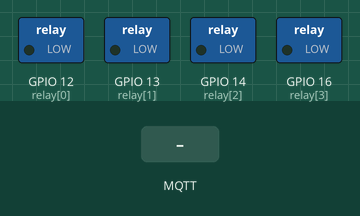
The sketch below on a simulated ESP8266 (NodeMCU). On the bench: switched loads named in the sketch (green lamp = pin HIGH). Inputs (shaded band) come from the test bench. WiFi joins after 1.5 s; servers stay silent unless stated; random numbers use the default seed unless the sketch sets one; no MQTT or app messages arrive unless stated; what the sketch prints to the serial monitor is not drawn.

Above: at 2.7 s.
2.8 s: MQTT message "on" arrives on the first subscribed topic
At 3.7 s:
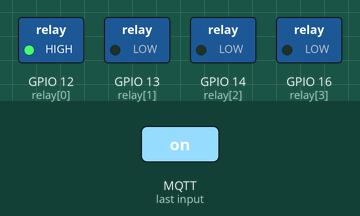
4.3 s: MQTT message "on" arrives on the second subscribed topic
At 4.8 s:
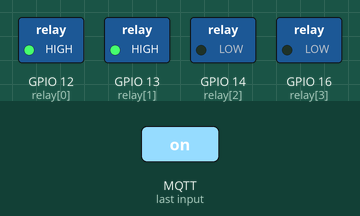
5.8 s: MQTT message "off" arrives on the first subscribed topic
At 7.0 s:
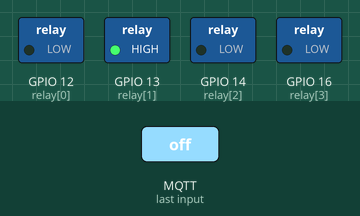
7.3 s: MQTT message "on" arrives on the third subscribed topic
At 8.3 s:
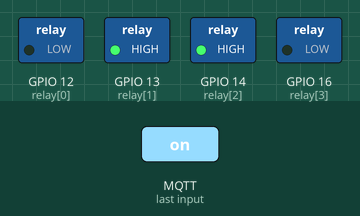
8.8 s: MQTT message "off" arrives on the second subscribed topic
At 9.5 s:
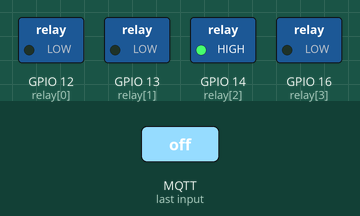
10.3 s: MQTT message "off" arrives on the third subscribed topic
At 10.6 s:
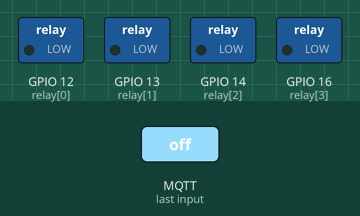
Timing chart, 0 to 12.8 s (numbered marks = the images above; inputs shaded):
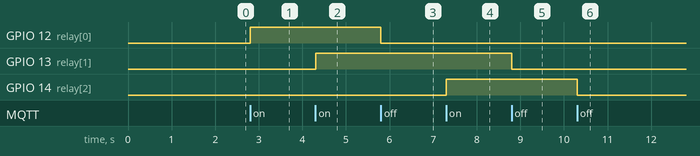

The sketch:

Linknode_8R_MQTT.ino
```cpp
/*
 Basic ESP8266 MQTT example

 This sketch demonstrates the capabilities of the pubsub library in combination
 with the ESP8266 board/library.

 It connects to an MQTT server then:
  - publishes "hello world" to the topic "outTopic" every two seconds
  - subscribes to the topic "inTopic", printing out any messages
    it receives. NB - it assumes the received payloads are strings not binary
  - If the first character of the topic "inTopic" is an 1, switch ON the ESP Led,
    else switch it off

 It will reconnect to the server if the connection is lost using a blocking
 reconnect function. See the 'mqtt_reconnect_nonblocking' example for how to
 achieve the same result without blocking the main loop.

 To install the ESP8266 board, (using Arduino 1.6.4+):
  - Add the following 3rd party board manager under "File -> Preferences -> Additional Boards Manager URLs":
       http://arduino.esp8266.com/stable/package_esp8266com_index.json
  - Open the "Tools -> Board -> Board Manager" and click install for the ESP8266"
  - Select your ESP8266 in "Tools -> Board"

*/

#include <ESP8266WiFi.h>
#include <PubSubClient.h>

// Update these with values suitable for your network.

const char* ssid = "SSID";
const char* password = "password";
//const char* mqtt_server = "broker.mqtt-dashboard.com";
const IPAddress mqtt_server(192, 168, 1, 50);

WiFiClient espClient;
PubSubClient client(espClient);
long lastMsg = 0;
char msg[50];
int value = 0;
//-------r4 values
byte relay[] = {12,13,14,16};
char* payloadChars;
int numberOfInputs = 4;
String device = "LinkNode-R4-";
char* device_topic_label = "r4";
char status_topic[] = "/home/switches/r4/status";
char connect_confirmation_message[] = "Linknode R4 Connected";

//-------r8 values
//byte relay[] = {4,5,10,12,13,14,15,16};
//char* payloadChars;
//int numberOfInputs = 8;
//String device = "LinkNode-R8-";
//char* device_topic_label = "r8";
//char status_topic[] = "/home/switches/r8/status";
//char connect_confirmation_message[] = "Linknode R8 Connected";

void setup_wifi() {

  delay(10);
  // We start by connecting to a WiFi network
  Serial.println();
  Serial.print("Connecting to ");
  Serial.println(ssid);

  WiFi.begin(ssid, password);

  while (WiFi.status() != WL_CONNECTED) {
    delay(500);
    Serial.print(".");
  }

  randomSeed(micros());

  Serial.println("");
  Serial.println("WiFi connected");
  Serial.println("IP address: ");
  Serial.println(WiFi.localIP());
}

void callback(char* topic, byte* payload, unsigned int length) {
  String payload_string;
  Serial.print("Message arrived [");
  Serial.print(topic);
  Serial.print("] ");
//Print out the payload
  for (int i = 0; i < length; i++) {
    Serial.print((char)payload[i]);
    payload_string += (String)(char)payload[i]; //this is new
  }
  Serial.println();

   int selection = (String(topic)).substring(18).toInt();

  if (payload_string.equals("on")){
    String status_string = device;
    status_string += "Turing on switch number ";
    status_string += (String)selection;
    Serial.print(status_string);
    Serial.println();
    char buf[status_string.length()+1];
    status_string.toCharArray(buf, status_string.length()+1);
    client.publish(status_topic, buf);
    digitalWrite(relay[selection-1], HIGH);

  } else if (payload_string.equals("off")){
    String status_string = device;
    status_string += "Turing off switch number ";
    status_string += (String)selection;
    Serial.print(status_string);
    Serial.println();
    char buf[status_string.length()+1];
    status_string.toCharArray(buf, status_string.length()+1);
    client.publish(status_topic, buf);
    digitalWrite(relay[selection-1], LOW);
  }
    else {
      Serial.print("Invalid Request");
  }

}

void reconnect() {
  // Loop until we're reconnected
  while (!client.connected()) {
    Serial.print("Attempting MQTT connection...");
    // Create a random client ID
    String clientId = device;
    clientId += String(random(0xffff), HEX);
    // Attempt to connect
    if (client.connect(clientId.c_str())) {
      Serial.println(connect_confirmation_message);
      // Once connected, publish an announcement...
      client.publish(status_topic, connect_confirmation_message);
      // ... and resubscribe
      for (int i=1; i<numberOfInputs+1; i++){
        String subTopic = "/home/switches/";
        subTopic += device_topic_label;
        subTopic += "/";
        subTopic += String(i);
        char buf[subTopic.length()+1];
        subTopic.toCharArray(buf, subTopic.length()+1);
        client.subscribe(buf);
      }

    } else {
      Serial.print("failed, rc=");
      Serial.print(client.state());
      Serial.println(" try again in 5 seconds");
      // Wait 5 seconds before retrying
      delay(5000);
    }
  }
}

void setup() {
  for(int i=0; i<numberOfInputs; i++){
    pinMode(relay[i], OUTPUT);
  }
  Serial.begin(115200);
  setup_wifi();
  client.setServer(mqtt_server, 1883);
  client.setCallback(callback);
}

void loop() {
  if (!client.connected()) {
    reconnect();
  }
  client.loop();
}
```

Measured:
- after the input at 2.8 s, GPIO 12 (relay[0]): LOW → HIGH at once
- after the input at 4.3 s, GPIO 13 (relay[1]): LOW → HIGH at once
- after the input at 5.8 s, GPIO 12 (relay[0]): HIGH → LOW at once
- after the input at 7.3 s, GPIO 14 (relay[2]): LOW → HIGH at once
- after the input at 8.8 s, GPIO 13 (relay[1]): HIGH → LOW at once
- after the input at 10.3 s, GPIO 14 (relay[2]): HIGH → LOW at once
